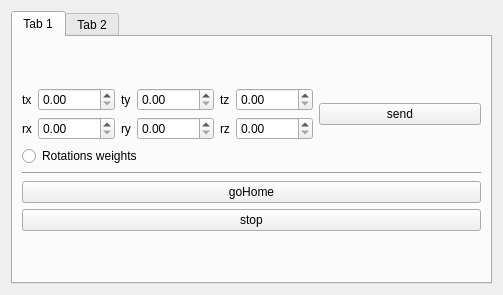
<?xml version="1.0" encoding="UTF-8"?>
<ui version="4.0">
 <class>guiDlg</class>
 <widget class="QWidget" name="guiDlg">
  <property name="geometry">
   <rect>
    <x>0</x>
    <y>0</y>
    <width>503</width>
    <height>295</height>
   </rect>
  </property>
  <property name="windowTitle">
   <string>mueveBrazo</string>
  </property>
  <layout class="QGridLayout" name="gridLayout">
   <item row="0" column="0">
    <widget class="QTabWidget" name="tabWidget">
     <property name="currentIndex">
      <number>0</number>
     </property>
     <widget class="QWidget" name="tab">
      <attribute name="title">
       <string>Tab 1</string>
      </attribute>
      <layout class="QGridLayout" name="gridLayout_2">
       <item row="0" column="0">
        <layout class="QVBoxLayout" name="verticalLayout_2">
         <item>
          <layout class="QHBoxLayout" name="horizontalLayout_9">
           <item>
            <layout class="QVBoxLayout" name="verticalLayout">
             <item>
              <layout class="QHBoxLayout" name="horizontalLayout_4">
               <item>
                <layout class="QHBoxLayout" name="horizontalLayout">
                 <item>
                  <widget class="QLabel" name="label">
                   <property name="text">
                    <string>tx</string>
                   </property>
                  </widget>
                 </item>
                 <item>
                  <widget class="QDoubleSpinBox" name="txbox">
                   <property name="maximum">
                    <double>10000.000000000000000</double>
                   </property>
                   <property name="singleStep">
                    <double>0.010000000000000</double>
                   </property>
                  </widget>
                 </item>
                </layout>
               </item>
               <item>
                <layout class="QHBoxLayout" name="horizontalLayout_2">
                 <item>
                  <widget class="QLabel" name="label_2">
                   <property name="text">
                    <string>ty</string>
                   </property>
                  </widget>
                 </item>
                 <item>
                  <widget class="QDoubleSpinBox" name="tybox">
                   <property name="maximum">
                    <double>10000.000000000000000</double>
                   </property>
                   <property name="singleStep">
                    <double>0.010000000000000</double>
                   </property>
                  </widget>
                 </item>
                </layout>
               </item>
               <item>
                <layout class="QHBoxLayout" name="horizontalLayout_3">
                 <item>
                  <widget class="QLabel" name="label_3">
                   <property name="text">
                    <string>tz</string>
                   </property>
                  </widget>
                 </item>
                 <item>
                  <widget class="QDoubleSpinBox" name="tzbox">
                   <property name="maximum">
                    <double>10000.000000000000000</double>
                   </property>
                   <property name="singleStep">
                    <double>0.010000000000000</double>
                   </property>
                  </widget>
                 </item>
                </layout>
               </item>
              </layout>
             </item>
             <item>
              <layout class="QHBoxLayout" name="horizontalLayout_5">
               <item>
                <layout class="QHBoxLayout" name="horizontalLayout_6">
                 <item>
                  <widget class="QLabel" name="label_4">
                   <property name="text">
                    <string>rx</string>
                   </property>
                  </widget>
                 </item>
                 <item>
                  <widget class="QDoubleSpinBox" name="rxbox">
                   <property name="maximum">
                    <double>10000.000000000000000</double>
                   </property>
                   <property name="singleStep">
                    <double>0.010000000000000</double>
                   </property>
                  </widget>
                 </item>
                </layout>
               </item>
               <item>
                <layout class="QHBoxLayout" name="horizontalLayout_7">
                 <item>
                  <widget class="QLabel" name="label_5">
                   <property name="text">
                    <string>ry</string>
                   </property>
                  </widget>
                 </item>
                 <item>
                  <widget class="QDoubleSpinBox" name="rybox">
                   <property name="maximum">
                    <double>10000.000000000000000</double>
                   </property>
                   <property name="singleStep">
                    <double>0.010000000000000</double>
                   </property>
                  </widget>
                 </item>
                </layout>
               </item>
               <item>
                <layout class="QHBoxLayout" name="horizontalLayout_8">
                 <item>
                  <widget class="QLabel" name="label_6">
                   <property name="text">
                    <string>rz</string>
                   </property>
                  </widget>
                 </item>
                 <item>
                  <widget class="QDoubleSpinBox" name="rzbox">
                   <property name="maximum">
                    <double>10000.000000000000000</double>
                   </property>
                   <property name="singleStep">
                    <double>0.010000000000000</double>
                   </property>
                  </widget>
                 </item>
                </layout>
               </item>
              </layout>
             </item>
            </layout>
           </item>
           <item>
            <widget class="QPushButton" name="sendbutton">
             <property name="text">
              <string>send</string>
             </property>
            </widget>
           </item>
          </layout>
         </item>
         <item>
          <widget class="QRadioButton" name="weightbutton">
           <property name="text">
            <string>Rotations weights</string>
           </property>
          </widget>
         </item>
         <item>
          <widget class="Line" name="line">
           <property name="orientation">
            <enum>Qt::Horizontal</enum>
           </property>
          </widget>
         </item>
         <item>
          <widget class="QPushButton" name="homebutton">
           <property name="text">
            <string>goHome</string>
           </property>
          </widget>
         </item>
         <item>
          <widget class="QPushButton" name="stopbutton">
           <property name="text">
            <string>stop</string>
           </property>
          </widget>
         </item>
        </layout>
       </item>
      </layout>
     </widget>
     <widget class="QWidget" name="tab_2">
      <attribute name="title">
       <string>Tab 2</string>
      </attribute>
     </widget>
    </widget>
   </item>
  </layout>
 </widget>
 <resources/>
 <connections/>
</ui>
